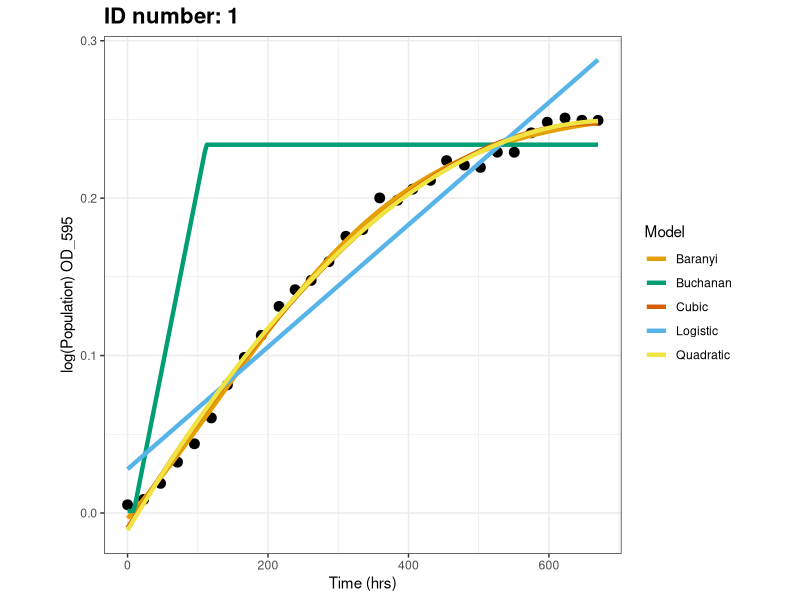
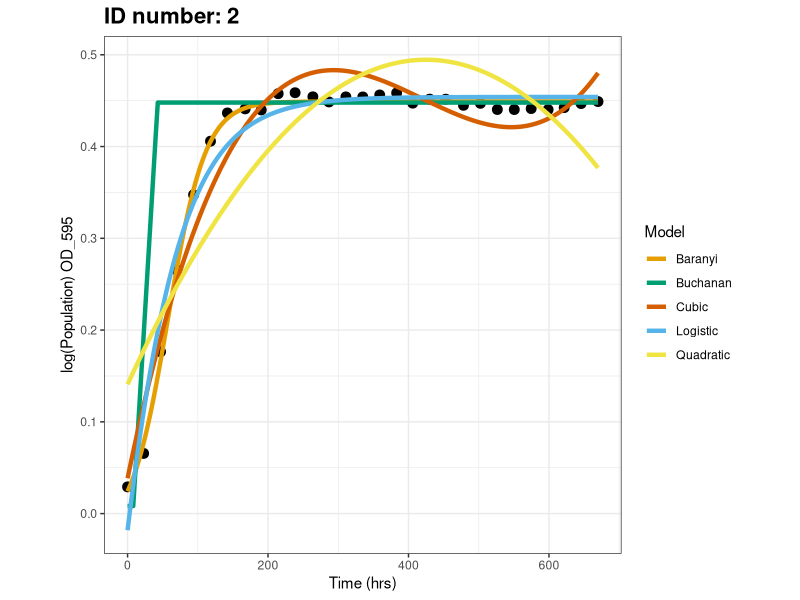
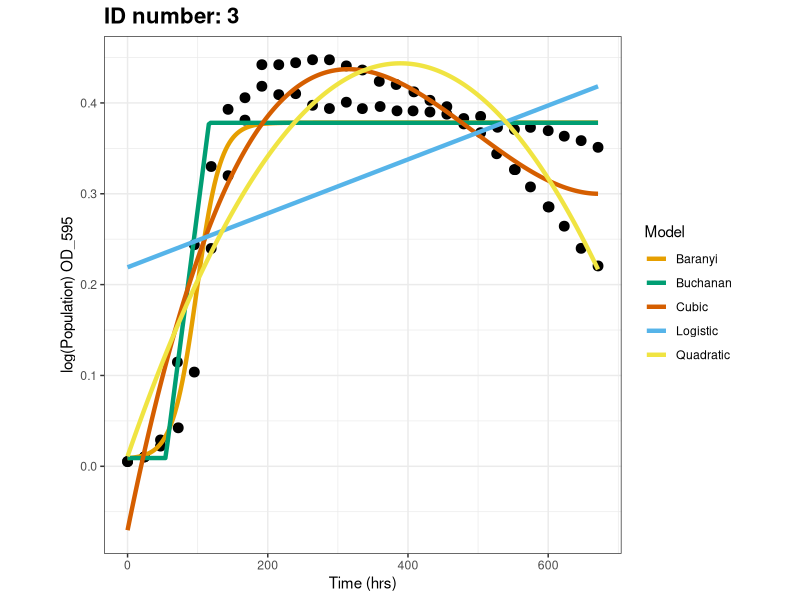
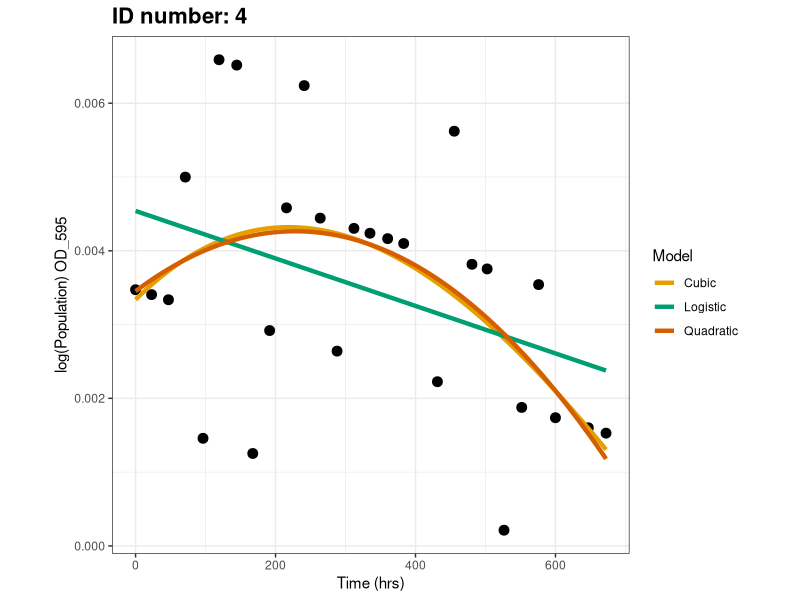
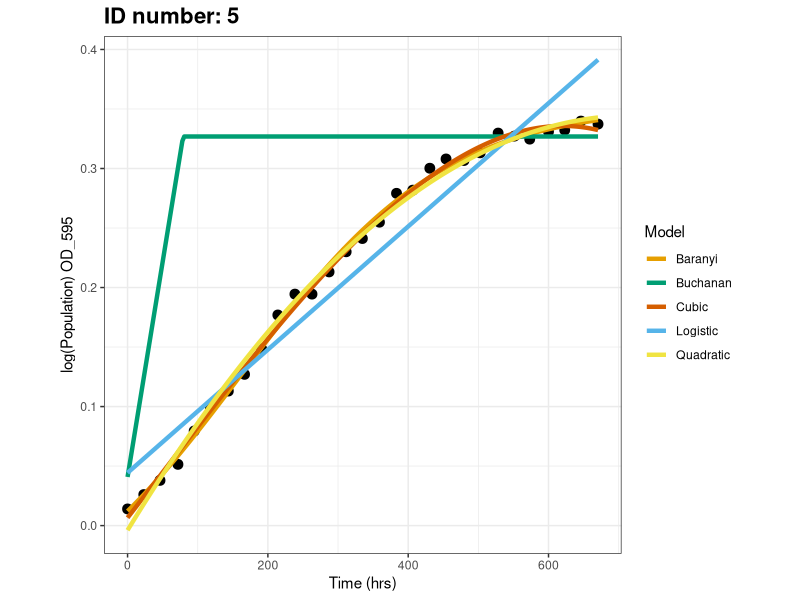
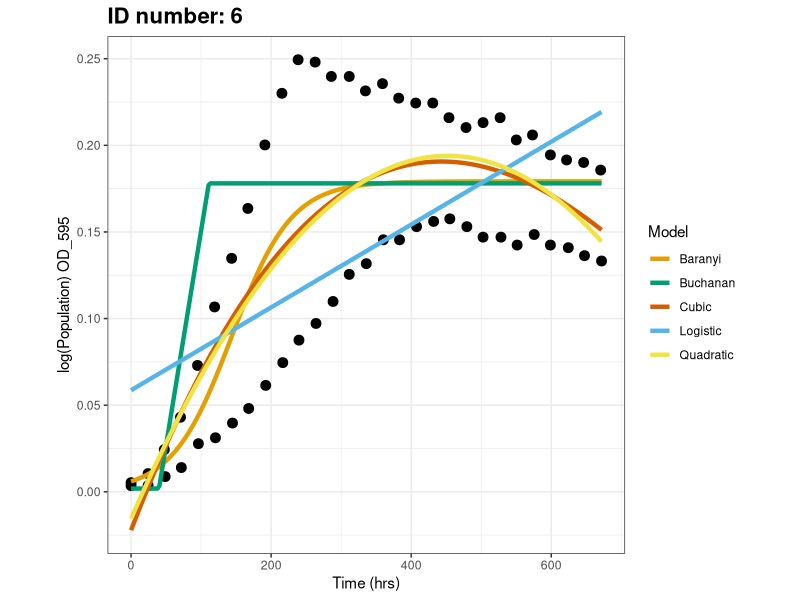
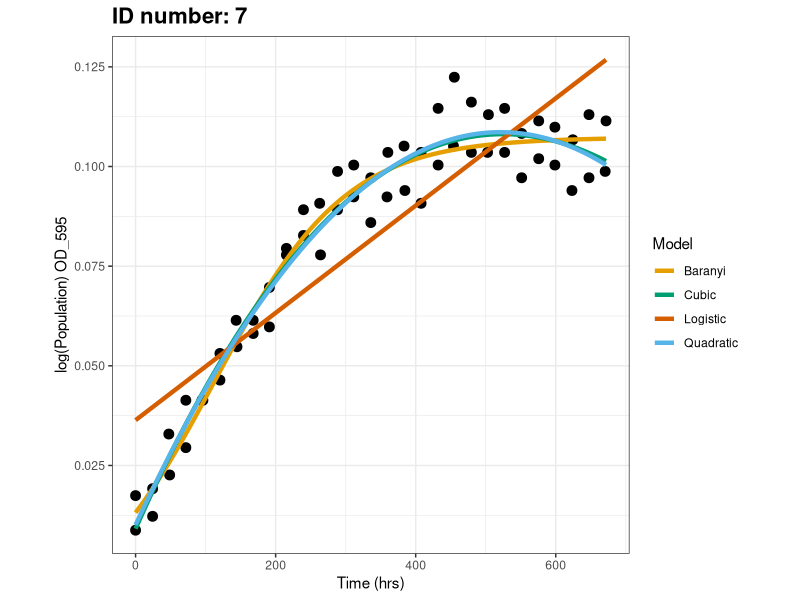
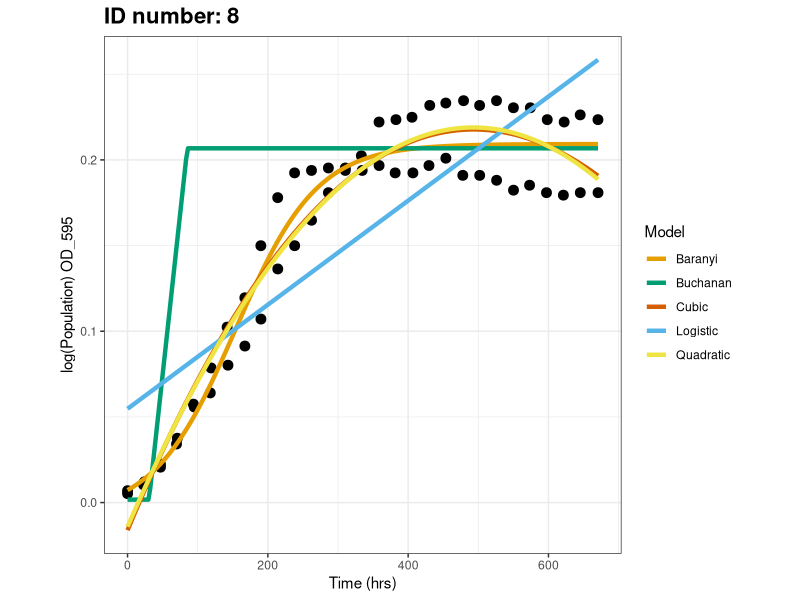

Reproduce these figures in R, in order. (Note: this script raises an error after producing the figures.)
#__author__ = 'Billy Lam (ykl17@ic.ac.uk)'
#__version__ = '3.6.3'

## Model fitting using logged data ##

## Load necessary packages ##
library(ggplot2)
library(minpack.lm)

# An additional package could be "growthrates", it got a written function to extract rmax and tlag

## Load data ##
data <- read.csv("../data/Pop_clean.csv", stringsAsFactors = F, header = T)

#### Defining equations! ####
logistic_model <- function(N_0, N_max, r_max, t){
  return((N_0 * N_max * exp(r_max*t)) / (N_max + N_0 * (exp(r_max*t) - 1)))
}

loglogistic_model <- function(N_0, N_max, r_max, t){
  return(log((N_0 * N_max * exp(r_max*t)) / (N_max + N_0 * (exp(r_max*t) - 1))))
}

baranyi_model <- function(N_0, N_max, r_max, t, t_lag){ # Baranyi model (Baranyi 1993)
  return(N_max + log10((-1+exp(r_max*t_lag) + exp(r_max*t))/(exp(r_max*t) - 1 + exp(r_max*t_lag) * 10^(N_max-N_0))))
}

buchanan_model <- function(t, r_max, N_max, N_0, t_lag){ 
  return(N_0 + (t >= t_lag) * (t <= (t_lag + (N_max - N_0) * log(10)/r_max)) * r_max * (t - t_lag)/log(10) + (t >= t_lag) * (t > (t_lag + (N_max - N_0) * log(10)/r_max)) * (N_max - N_0))
}

## Initialize the results data frame ##
Stats25 <- data.frame(ID = character(), Quadratic_AIC = numeric(), 
                     Cubic_AIC = numeric(), Logistic_AIC = numeric(), 
                     Buchanan_AIC = numeric(), Baranyi_AIC = numeric(), 
                     Quadratic_rsq = numeric(), Cubic_rsq = numeric(), 
                     Logistic_rsq = numeric(), Buchanan_rsq = numeric(),
                     Baranyi_rsq = numeric(), stringsAsFactors = FALSE)


## Initializing starting parameters, model fitting (linear and nonn-linear), calculating AIC, plotting!
for (i in unique(data$id2)){
  # For each unique data set
  supb <- subset(data, data$id2 == i)
  
  if ((nrow(supb)<4) == TRUE) {next}
  
  ############## Initializing starting parameters ###############
  N_0_start <- min(supb$logpop1) # N0 = minimum PopBio
  N_max_start <- max(supb$logpop1) # Nmax = maximum PopBio
  
  # Generate initial regression for comparisons to find rmax in the while loop!
  a <- lm(supb$logpop1 ~ supb$Time) #Initial regression fit
  y_int <- a$coefficients[1] #Y-intercept of the initial regression fit
  r_max_start <- a$coefficients[2] #Gradient of initial regression fit
  
  # Setting conditions for the while loop so that it runs x (total number of rows -3) number of times for each data set
  j <- 1
  n <- dim(supb)[1] - 3 # Running lm for every 3 points in the data set, so the nrow(supb) - 3 is the number of times the lm will run
  rdata <- supb
  
  while(j < n){ # Prevent R trying to lm() over available data
    if(length(unique(rdata$Time)) != 1){
      rmaxx <- lm(rdata$logpop1[j:(j+4)]~rdata$Time[j:(j+4)])$coefficients[2]
      y_int2 <- lm(rdata$logpop1[j:(j+4)]~rdata$Time[j:(j+4)])$coefficients[1]
      j <- j + 1
      if(r_max_start < rmaxx){ # If new r is greater than old r
        r_max_start <- rmaxx # Make the the old rmax equal to the new rmax
        y_int <- y_int2 # Make the old y-intercept equal to the new y-intercept
      }
    } 
  }
  
  r_max_start <- as.numeric(r_max_start) 
  y_int <- as.numeric(y_int)
  t_lag_start <- (-y_int) / r_max_start # t_lag = x-intercept of the r_max tangent, so this calculates it
  
  
  ################ Fitting the models ##################
  ID <- supb$id2[i] #Getting the unique ID for each data set
  
  ## Linear ##
  # Quadratic
  Qua_Fit <- lm(logpop1 ~ poly(Time, 2), data = supb)   
  QuaAIC <- AIC(Qua_Fit)
  Qua_rsq <- summary(Qua_Fit)$adj.r.squared
  
  # Cubic
  Cub_Fit <- lm(logpop1 ~ poly(Time, 3), data = supb) 
  CubAIC <- AIC(Cub_Fit)
  Cub_rsq <- summary(Cub_Fit)$adj.r.squared
  
  ## Non-linear ##
  # Logistic
  Logis_Fit <- try(nlsLM(logpop1 ~ loglogistic_model(N_0, N_max, r_max, t = Time), 
                         data = supb, start = c(N_0 = N_0_start, 
                                                N_max = N_max_start, 
                                                r_max = r_max_start), 
                         control = nls.lm.control(maxiter = 100)), silent = T) 
  if (class(Logis_Fit) != 'try-error'){
    LogisAIC <- AIC(Logis_Fit)
    Logistic_rss <- sum(residuals(Logis_Fit)^2)
    Logistic_tss <- sum((supb$logpop1 - mean(supb$logpop1))^2)
    Logistic_rsq <- 1 - (Logistic_rss/Logistic_tss)
  } else {
    LogisAIC <- "NA"
    Logistic_rsq <- "NA"
  }
  
  # Buchanan
  Buch_Fit <- try(nlsLM(logpop1 ~ buchanan_model(N_0, N_max, r_max, t = Time, 
                                                t_lag), data = supb, 
                        start = c(N_0 = N_0_start, N_max = N_max_start, 
                                  r_max = r_max_start, t_lag = t_lag_start), 
                        control = nls.lm.control(maxiter = 100)), silent = T) 
  if (class(Buch_Fit) != 'try-error'){
    BuchananAIC <- AIC(Buch_Fit)
    Buchanan_rss <- sum(residuals(Buch_Fit)^2)
    Buchanan_tss <- sum((supb$logpop1 - mean(supb$logpop1))^2)
    Buchanan_rsq <- 1 - (Buchanan_rss/Buchanan_tss)
  } else {
    BuchananAIC <- "NA"
    Buchanan_rsq <- "NA"
  }
  
  # Baranyi
  Bar_Fit <- try(nlsLM(logpop1 ~ baranyi_model(N_0, N_max, r_max, t = Time, 
                                              t_lag), data = supb, 
                       start = c(N_0 = N_0_start, N_max = N_max_start, 
                                 r_max = r_max_start, t_lag = t_lag_start), 
                       control = nls.lm.control(maxiter = 100)), silent = T) 
  if (class(Bar_Fit) != 'try-error'){
    BaranyiAIC <- AIC(Bar_Fit)
    Baranyi_rss <- sum(residuals(Bar_Fit)^2)
    Baranyi_tss <- sum((supb$logpop1 - mean(supb$logpop1))^2)
    Baranyi_rsq <- 1 - (Baranyi_rss/Baranyi_tss)
  } else {
    BaranyiAIC <- "NA"
    Baranyi_rsq <- "NA"
  }    
  
  # Filling in the results data frame with calculated AIC and adj r-squared values
  whtev <- c(ID, QuaAIC, CubAIC, LogisAIC, BuchananAIC, BaranyiAIC, Qua_rsq, 
             Cub_rsq, Logistic_rsq, Buchanan_rsq, Baranyi_rsq)
  Stats25[i, ] <- whtev
  
  
  ################## Creating the plots #####################
  # x-axis for the models
  length <- seq(from = min(supb$Time), to = max(supb$Time), length.out = 250)

  # Saving the predicted data points for each model and merging them all together
  Qp <- predict.lm(Qua_Fit, data.frame(Time = length))
  df1 <- data.frame(length, Qp)
  df1$Model <- "Quadratic"
  names(df1) <- c("length", "PopBio_pred", "Model")
  dfp <- df1

  if(CubAIC != "NA" && is.infinite(CubAIC) == FALSE){ # If the AIC is not NA and infinite
    Cp <- predict.lm(Cub_Fit, data.frame(Time = length))
    df2 <- data.frame(length, Cp)
    df2$Model <- "Cubic"
    names(df2) <- c("length", "PopBio_pred", "Model")
    dfp <- rbind(dfp, df2) # rbind the dataframes
  }
  if(LogisAIC != "NA" && is.infinite(LogisAIC) == FALSE){
    Lp <- loglogistic_model(t = length, r_max = coef(Logis_Fit)["r_max"], N_max = coef(Logis_Fit)["N_max"], N_0 = coef(Logis_Fit)["N_0"])
    df3 <- data.frame(length, Lp)
    df3$Model <- "Logistic"
    names(df3) <- c("length", "PopBio_pred", "Model")
    dfp <- rbind(dfp, df3)
  }
  if(BuchananAIC != "NA" && is.infinite(BuchananAIC) == FALSE){
    Gop <- buchanan_model(t = length, r_max = coef(Buch_Fit)["r_max"], N_max = coef(Buch_Fit)["N_max"], N_0 = coef(Buch_Fit)["N_0"], t_lag = coef(Buch_Fit)["t_lag"])
    df4 <- data.frame(length, Gop)
    df4$Model <- "Buchanan"
    names(df4) <- c("length", "PopBio_pred", "Model")
    dfp <- rbind(dfp, df4)
  }
  if(BaranyiAIC != "NA" && is.infinite(BaranyiAIC) == FALSE){
    Bp <- baranyi_model(t = length, r_max = coef(Bar_Fit)["r_max"], N_max = coef(Bar_Fit)["N_max"], N_0 = coef(Bar_Fit)["N_0"], t_lag = coef(Bar_Fit)["t_lag"])
    df5 <- data.frame(length, Bp)
    df5$Model <- "Baranyi"
    names(df5) <- c("length", "PopBio_pred", "Model")
    dfp <- rbind(dfp, df5)
  }


  ## Plotting ##
  p <- ggplot(supb, aes(x = Time, y = logpop1)) +
    geom_point(size = 3) + #Data point size
    geom_line(data = dfp, aes(x = length, y = PopBio_pred, col = Model), size = 1.5) + # Model prediction lines
    scale_color_manual(values = c("#E69F00", "#009E73", "#D55E00", "#56B4E9", "#F0E442")) +
    theme_bw() + # Black and white background
    theme(aspect.ratio = 1) + # Square background
    labs(title = paste("ID number:", ID), x = ("Time (hrs)"), y = paste("log(Population) ", supb$PopBio_units[i], sep = "")) +
    theme(plot.title = element_text(size = 16, face = "bold"))

  ## Save plot in results
  png(paste("../results/", "Predict", i, ".png", sep = ""), width=600, height=500, res=120) # start export
  print(p)
  dev.off() # finish export
}

## Export stats results
write.csv(Stats25, "../results/logstats_predict.csv")
